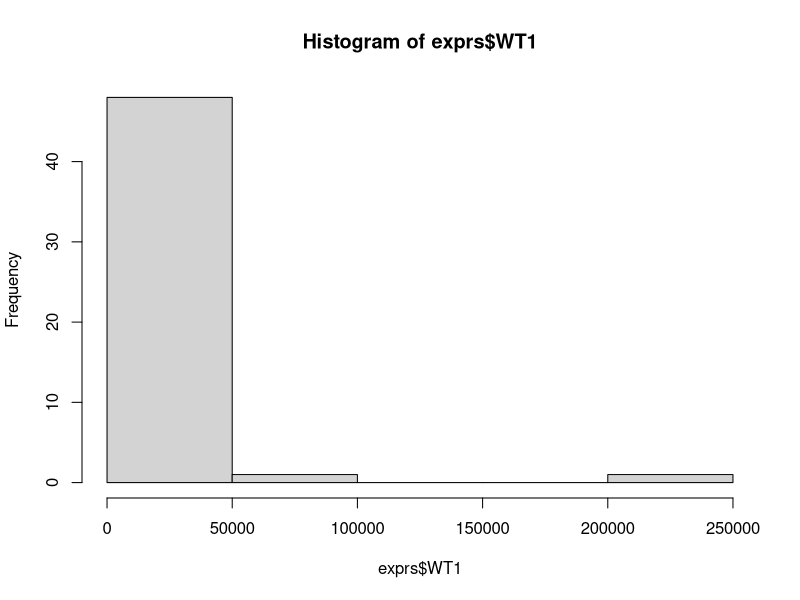
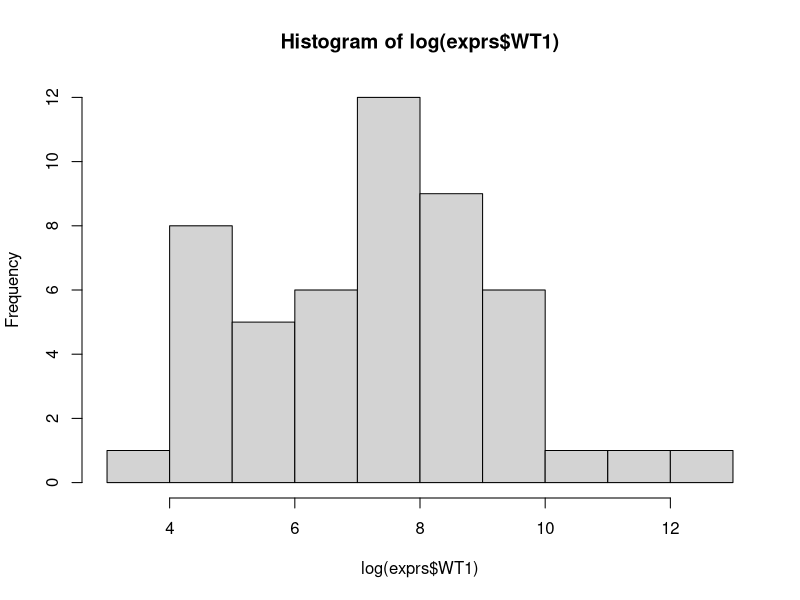
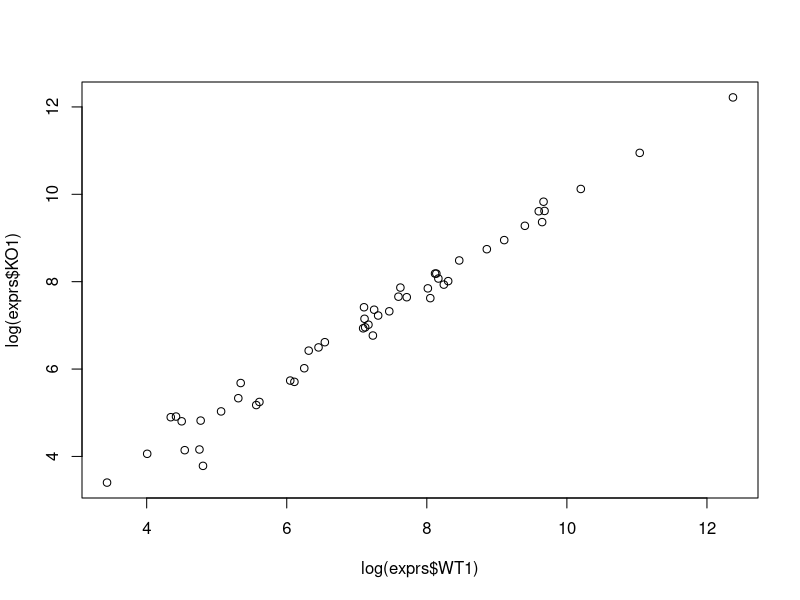
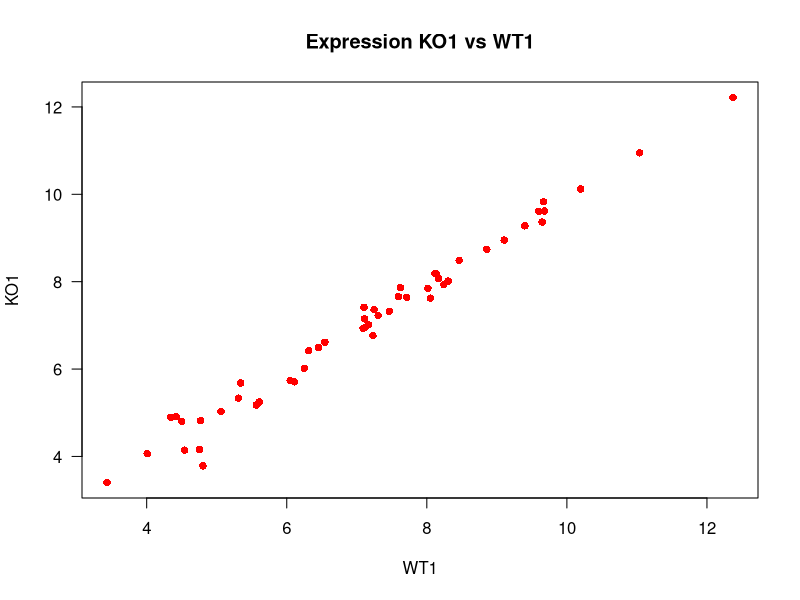
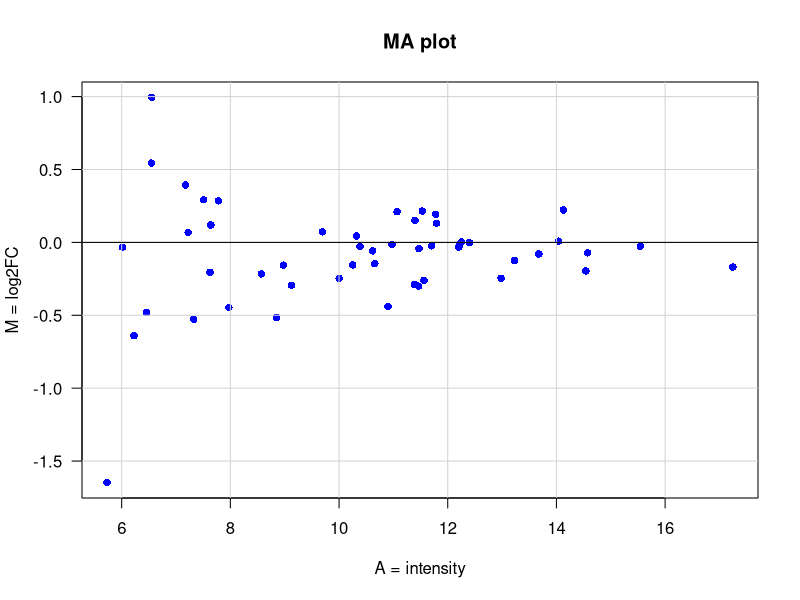
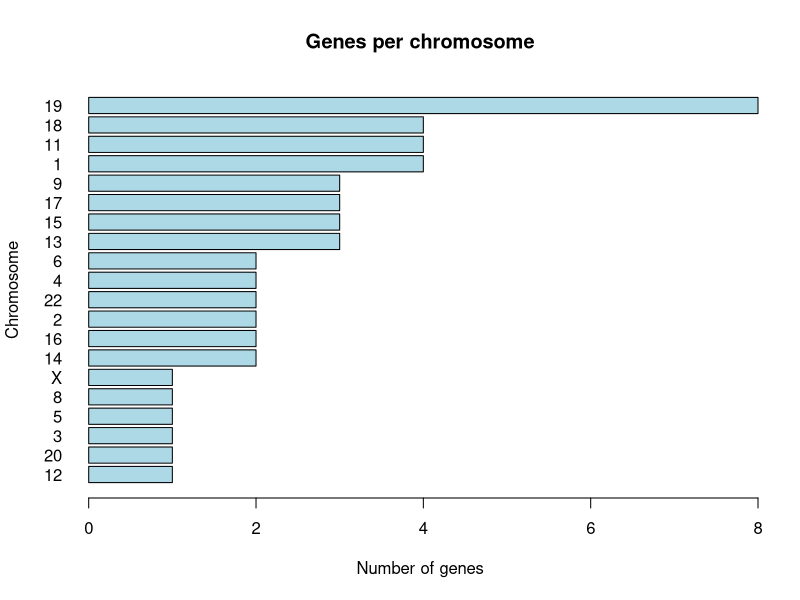

Write the R code that produced these figures, in order.
## ---- chunk 1
library(knitr)
library(kableExtra)
# library(formattable)

options(width = 300)
# options(encoding = 'UTF-8')
knitr::opts_chunk$set(
  fig.width = 7, fig.height = 5, 
  fig.path = 'figures/07_tests_multiples',
  fig.align = "center", 
  size = "tiny", 
  echo = TRUE, eval = TRUE, 
  warning = FALSE, message = FALSE, 
  results = FALSE, comment = "")

options(scipen = 12) ## Max number of digits for non-scientific notation
# knitr::asis_output("\\footnotesize")

## ---- chunk 2
work.dir <- "~/intro_R" 
## ---- chunk 3
dir.create(work.dir, recursive = TRUE, showWarnings = FALSE)
## ---- chunk 4
setwd(work.dir)	
## ---- chunk 5
getwd()
## ---- chunk 6
list.files()
## ---- chunk 7
2 + 3
4 * 5
6 / 4
## ---- chunk 8
a <- 2      ## Assigner une valeur à une variable
print(a)    ## Afficher la valeur de la variable a
## ---- chunk 9
b <- 3      ## Assigner une valeur à une seconde variable
c <- a + b  ## Effectuer un calcul avec 2 variables
print(c)    ## Afficher le contenu de la variable c
## ---- chunk 10
a <- 7      ## Changer la valeur de a
print(c)    ## Note: le contenu de c n'est pas modifié
## ---- chunk 11
## download.file(url = "https://goo.gl/9QVAg6", destfile = "expression.txt")
## ---- chunk 12
## download.file(url = "https://goo.gl/NQWnHg", destfile = "annotation.csv")
## ---- chunk 13
exprs <- read.table(file = "expression.txt", header = TRUE, sep = "\t")
## ---- chunk 14
help(read.table)
## ---- chunk 15
?read.table
## ---- chunk 16
print(exprs)
## ---- chunk 17
head(exprs)
## ---- chunk 18
head(exprs, n = 15)
## ---- chunk 19
dim(exprs)    ## Dimensions
ncol(exprs)   ## Nombre de colonnes
nrow(exprs)   ## Nombre de lignes
## ---- chunk 20
colnames(exprs)
rownames(exprs)
## ---- chunk 21
  summary(exprs)
## ---- chunk 22
exprs$WT1
## ---- chunk 23
exprs[, "WT1"]  ## Sélection de la colonne WT1
## ---- chunk 24
exprs[, c("WT1", "WT2")]
## ---- chunk 25
exprs[, 2]
exprs[, c(2, 3)]
## ---- chunk 26
hist(exprs$WT1)
## ---- chunk 27
hist(log(exprs$WT1))
## ---- chunk 28
plot(x = log(exprs$WT1), y = log(exprs$KO1))
## ---- chunk 29
plot(x = log(exprs$WT1),   ## données pour l’abscisse
     y = log(exprs$KO1),   ## données pour l’ordonnée
     main = "Expression KO1 vs WT1",  ## Titre principal
     xlab = "WT1",  ## légende de l’axe X
     ylab = "KO1",  ## légende de l’axe Y
     pch = 16,      ## caractère pour marquer les points
     las = 1,       ## écrire les échelles horizontalement
     col = "red")   ## couleur des points
## ---- chunk 30
exprs[c(4, 11), ]
## ---- chunk 31
which(exprs$id %in% c("ENSG00000253991", "ENSG00000099958"))
## ---- chunk 32
exprs[which(exprs$id %in% c("ENSG00000253991", "ENSG00000099958")), ]
## ---- chunk 33
rowMeans(exprs[,c("WT1","WT2")])
## ---- chunk 34
exprs$meanWT <- rowMeans(exprs[,c("WT1","WT2")])
exprs$meanKO <- rowMeans(exprs[,c("KO1","KO2")])

head(exprs) ## Check the result
## ---- chunk 35
exprs$FC <- exprs$meanKO / exprs$meanWT
head(exprs) ## Check the result
## ---- chunk 36
exprs$mean <- rowMeans(exprs[,c("WT1","WT2","KO1","KO2")])
## ---- chunk 37
exprs$M <- log2(exprs$FC)
## ---- chunk 38
exprs$A <- rowMeans(log2(exprs[,c("meanWT", "meanKO")]))
## ---- chunk 39
plot(x = exprs$A, y = exprs$M, main = "MA plot", las = 1,
     col = "blue", pch = 16, xlab = "A = intensity", ylab = "M = log2FC")
grid(lty = "solid", col = "lightgray")
abline(h = 0)
## ---- chunk 40
annot <- read.table(file = "annotation.csv", header = TRUE, sep = ";")
dim(annot)   ## Vérifier les dimensions
head(annot)  ## Afficher quelques lignes
## ---- chunk 41
table(annot$chr)
## ---- chunk 42
barplot(sort(table(annot$chr)), horiz = TRUE, las = 1,
        main = "Genes per chromosome", ylab = "Chromosome", 
        col = "lightblue", xlab = "Number of genes")

## ---- chunk 43
exprs.annot <- merge(exprs, annot, by = "id")
head(exprs.annot)
## ---- chunk 44
exprs8 <- exprs.annot[which(exprs.annot$chr == 8),]
print(exprs8)

## ---- chunk 45
write.table(x = exprs8, file = "exprs8.txt", sep = "\t",
            row.names = TRUE, col.names = NA)
